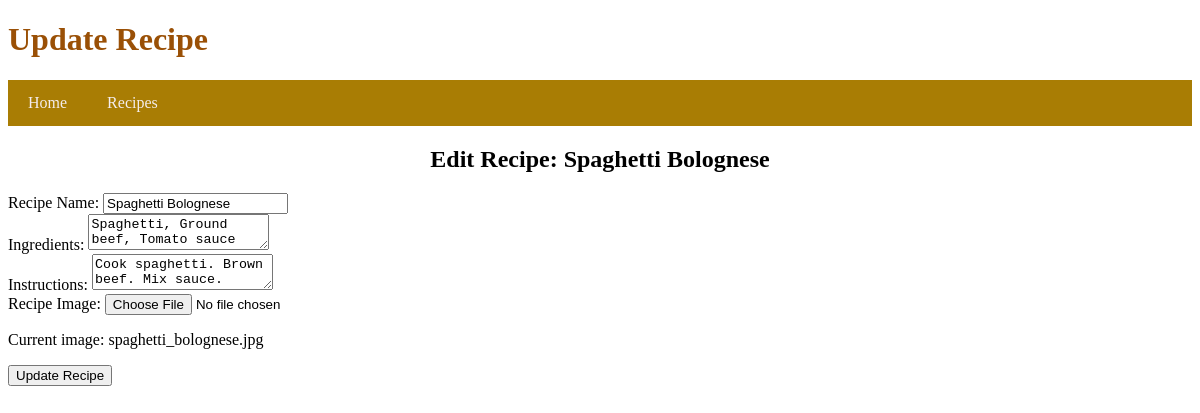
Page /update.php?id=1 on the committed database.
### tables this page shows
CREATE TABLE `recipes` (
  `rid` int(11) NOT NULL,
  `name` varchar(50) NOT NULL,
  `description` varchar(300) DEFAULT NULL,
  `type` enum('French','Italian','Chinese','Indian','Mexican','Others') NOT NULL,
  `Cookingtime` int(4) DEFAULT NULL,
  `ingredients` varchar(1000) DEFAULT NULL,
  `instructions` varchar(1000) DEFAULT NULL,
  `image` varchar(200) DEFAULT NULL,
  `uid` int(11) UNSIGNED NOT NULL
);

### update.php (the view, shortened to what this page needs)
<?php
include('config.php');
if (isset($_GET['id'])) {
    $recipe_id = $_GET['id'];
	$query = "SELECT recipes.*, users.username AS owner_name FROM recipes
          LEFT JOIN users ON recipes.uid = users.uid WHERE recipes.rid = :id";
    $stmt = $db->prepare($query);
    $stmt->bindParam(':id', $recipe_id, PDO::PARAM_INT);
    $stmt->execute();
    $recipe = $stmt->fetch(PDO::FETCH_ASSOC);
} else {
    die("No recipe ID provided.");
}
?>
<!DOCTYPE html>
<html lang="en">
<head>
    <link rel="stylesheet" href="CSS/thestyle.css">
</head>
<body>
<header>
    <h1>Update Recipe</h1>
    <nav>
        <a href="index.php">Home</a>
        <a href="recipes.php">Recipes</a>
    </nav>
</header>
<main>
    <h2>Edit Recipe: <?= htmlspecialchars($recipe['name']) ?></h2>
    <form method="POST" enctype="multipart/form-data">
        <div>
            <label for="name">Recipe Name:</label>
            <input type="text" name="name" id="name" value="<?= htmlspecialchars($recipe['name']) ?>" required>
        </div>
        <div>
            <label for="ingredients">Ingredients:</label>
            <textarea name="ingredients" id="ingredients" required><?= htmlspecialchars($recipe['ingredients']) ?></textarea>
        </div>
        <div>
            <label for="instructions">Instructions:</label>
            <textarea name="instructions" id="instructions" required><?= htmlspecialchars($recipe['instructions']) ?></textarea>
        </div>
        <div>
            <label for="image">Recipe Image:</label>
            <input type="file" name="image" id="image">
            <p>Current image: <?= htmlspecialchars($recipe['image']) ?></p>
        </div>
        <button type="submit">Update Recipe</button>
    </form>
</main>
</body>
</html>

### CSS/thestyle.css (style rules this page uses)
h1 { font-family: Cambria, Cochin, Georgia, Times, 'Times New Roman', serif; color: #9a5006; }
h2 { font-family:cursive; color: black; width: 100%; text-align: center; }
nav { background-color: #a97d04; overflow: hidden; }
nav a { float: left; display: block; color: rgb(244, 237, 237); text-align: right; margin: 0 auto; padding: 14px 20px; text-decoration: solid; }

### rows in the picture
recipes: name "Spaghetti Bolognese", ingredients "Spaghetti, Ground beef, Tomato sauce", instructions "Cook spaghetti. Brown beef. Mix sauce.", image "spaghetti_bolognese.jpg"
